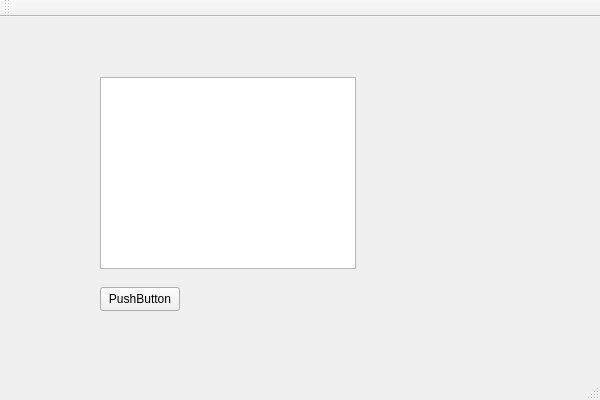
<?xml version="1.0" encoding="UTF-8"?>
<ui version="4.0">
 <class>Exam2</class>
 <widget class="QMainWindow" name="Exam2">
  <property name="geometry">
   <rect>
    <x>0</x>
    <y>0</y>
    <width>600</width>
    <height>400</height>
   </rect>
  </property>
  <property name="windowTitle">
   <string>Exam2</string>
  </property>
  <widget class="QWidget" name="centralWidget">
   <widget class="QListWidget" name="listPersons">
    <property name="geometry">
     <rect>
      <x>100</x>
      <y>60</y>
      <width>256</width>
      <height>192</height>
     </rect>
    </property>
   </widget>
   <widget class="QPushButton" name="btnOpenPerson">
    <property name="geometry">
     <rect>
      <x>100</x>
      <y>270</y>
      <width>80</width>
      <height>24</height>
     </rect>
    </property>
    <property name="text">
     <string>PushButton</string>
    </property>
   </widget>
  </widget>
  <widget class="QMenuBar" name="menuBar">
   <property name="geometry">
    <rect>
     <x>0</x>
     <y>0</y>
     <width>600</width>
     <height>21</height>
    </rect>
   </property>
  </widget>
  <widget class="QToolBar" name="mainToolBar">
   <attribute name="toolBarArea">
    <enum>TopToolBarArea</enum>
   </attribute>
   <attribute name="toolBarBreak">
    <bool>false</bool>
   </attribute>
  </widget>
  <widget class="QStatusBar" name="statusBar"/>
 </widget>
 <layoutdefault spacing="6" margin="11"/>
 <resources>
  <include location="Exam2.qrc"/>
 </resources>
 <connections/>
</ui>
